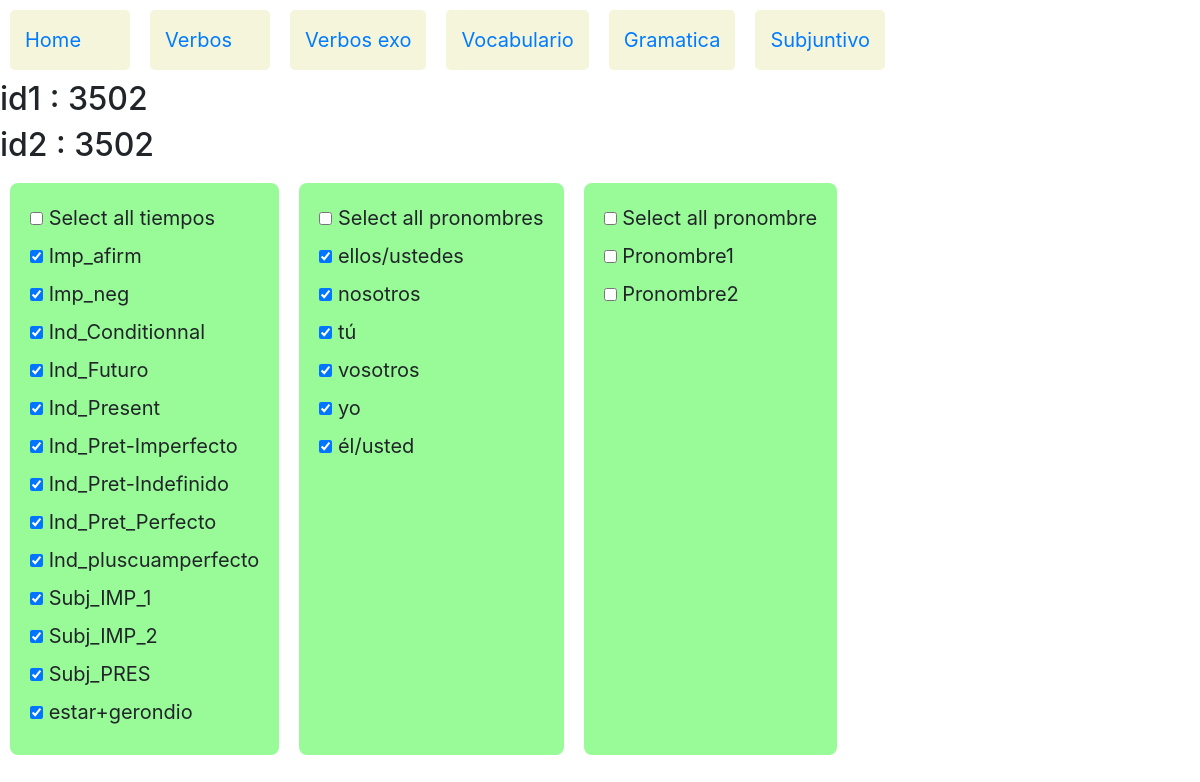
Page /verbos/palabras/3502/3502 on the committed database.
### verbos/models.py (models this page shows)
class Tiempo(models.Model):
    tiempo=models.CharField(max_length=30)
    tiemposeq=models.IntegerField(null=True)
    def __str__(self):
        return self.tiempo

class Pronombre(models.Model):
    pronombre=models.CharField(max_length=13)
    pronombreseq=models.IntegerField(null=True)
    def __str__(self):
        return self.pronombre

### verbos/views.py (the view)
# urls.py: path('palabras/<int:id1>/<int:id2>',views.palabras,name='palabras'),
def palabras(request,id1,id2):
    verbos = Verbo.objects.all()
    tiempos = Tiempo.objects.all()
    pronombres = Pronombre.objects.all()
    verbotipos = Verbotipo.objects.all()
    myset=(tiempos,pronombres,verbotipos)
    jstiempos=jslist(tiempos)
    jspronombres=jslist(pronombres)
    jsverbotipos=jslist(verbotipos)
    context= {
            "id1" : id1,
            "id2" : id2,
            "verbos" : verbos,
            "tiempos" : tiempos ,
            "pronombres" : pronombres,
            "verbotipos" : verbotipos,
            "myset" : myset,
            "jstiempos" : jstiempos,
            "jsverbotipos" : jsverbotipos,
            "jspronombres" : jspronombres
            }
    return render(request,"verbos/palabras.html",context)

### verbos/views.py (called while the page is built)
def jslist(myqueryset):
    jstname=myqueryset.model.__name__
    jstlst=[]
    for item in myqueryset:
        jstlst.append([jstname,item.id])
    return jstlst

### verbos/templates/verbos/palabras.html (shortened to what this page needs)
{% extends 'verbos/layout.html' %}
{% block body1 %}
	<h2> id1 : {{ id1 }} </h2>
	<h2> id2 : {{ id2 }} </h2>
	<form action= "{% url 'palabras' id1='10' id2='20' %}"  method ="post">
	<div id="container" >
		<div>
			<input type="checkbox" data-type="tiempo" id="tiempo" name="checktodos" >
			<label for="tiempo"> Select all tiempos </label>
			<br>
			{% for tiempo in tiempos %}
			<input type="checkbox" id="Tiempo-{{tiempo.id}}"  name="tiempo"  data-storage="true" >
			<label for="Tiempo-{{tiempo.id}}"> {{tiempo}}   </label>
			<br>
			{% endfor %}
		</div>
		<div>
			<input type="checkbox" data-type="pronombre" id="pronombre" name="checktodos" >
			<label for="pronombre"> Select all pronombres </label>
			<br>
			{% for pronombre  in pronombres %}
			<input type="checkbox" id="Pronombre-{{pronombre.id}}"  name="pronombre"  data-storage="true" >
			<label for="Pronombre-{{pronombre.id}}"> {{pronombre}}   </label>
			<br>
			{% endfor %}
		</div>
		<div>
			<input type="checkbox" data-type="pronombre" id="pronombre" name="checktodos" >
			<label for="pronombre"> Select all pronombre </label>
			<br>
			<input type="checkbox" id="pronombre1" name="pronombre" >
			<label for="pronombre1"> Pronombre1  </label>
			<br>
			<input type="checkbox" id="pronombre2" name="pronombre" >
			<label for="pronombre2"> Pronombre2  </label>
			<br>
		</div>
	</div>
	</form>
{% endblock %}

### rows in the picture
Tiempo: tiempo "Imp_afirm"
Tiempo: tiempo "Imp_neg"
Tiempo: tiempo "Ind_Conditionnal"
Tiempo: tiempo "Ind_Futuro"
Tiempo: tiempo "Ind_Present"
Tiempo: tiempo "Ind_Pret-Imperfecto"
Tiempo: tiempo "Ind_Pret-Indefinido"
Tiempo: tiempo "Ind_Pret_Perfecto"
Tiempo: tiempo "Ind_pluscuamperfecto"
Tiempo: tiempo "Subj_IMP_1"
Tiempo: tiempo "Subj_IMP_2"
Tiempo: tiempo "Subj_PRES"
Tiempo: tiempo "estar+gerondio"
Pronombre: pronombre "ellos/ustedes"
Pronombre: pronombre "nosotros"
Pronombre: pronombre "tú"
Pronombre: pronombre "vosotros"
Pronombre: pronombre "yo"
Pronombre: pronombre "él/usted"

### other values in the picture
{{ id1 }} "3502"
{{ id2 }} "3502"
